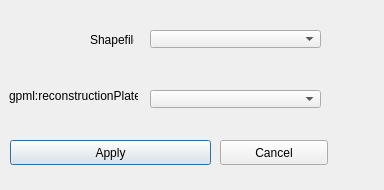
<ui version="4.0" >
 <class>ShapefileAttributeMapper</class>
 <widget class="QDialog" name="ShapefileAttributeMapper" >
  <property name="geometry" >
   <rect>
    <x>0</x>
    <y>0</y>
    <width>384</width>
    <height>190</height>
   </rect>
  </property>
  <property name="windowTitle" >
   <string>ShapeFile Attribute Mapper</string>
  </property>
  <property name="windowIcon" >
   <iconset/>
  </property>
  <widget class="QLabel" name="shapefileLabel" >
   <property name="geometry" >
    <rect>
     <x>90</x>
     <y>30</y>
     <width>44</width>
     <height>20</height>
    </rect>
   </property>
   <property name="text" >
    <string>Shapefile</string>
   </property>
  </widget>
  <widget class="QLabel" name="plateIDLabel" >
   <property name="geometry" >
    <rect>
     <x>9</x>
     <y>87</y>
     <width>129</width>
     <height>18</height>
    </rect>
   </property>
   <property name="text" >
    <string>gpml:reconstructionPlateId</string>
   </property>
  </widget>
  <widget class="QPushButton" name="applyButton" >
   <property name="geometry" >
    <rect>
     <x>10</x>
     <y>140</y>
     <width>201</width>
     <height>25</height>
    </rect>
   </property>
   <property name="text" >
    <string>Apply</string>
   </property>
  </widget>
  <widget class="QPushButton" name="cancelButton" >
   <property name="geometry" >
    <rect>
     <x>220</x>
     <y>140</y>
     <width>108</width>
     <height>25</height>
    </rect>
   </property>
   <property name="text" >
    <string>Cancel</string>
   </property>
  </widget>
  <widget class="QComboBox" name="attribute_combo_box" >
   <property name="geometry" >
    <rect>
     <x>150</x>
     <y>90</y>
     <width>171</width>
     <height>18</height>
    </rect>
   </property>
  </widget>
  <widget class="QComboBox" name="shapefile_combo_box" >
   <property name="geometry" >
    <rect>
     <x>150</x>
     <y>30</y>
     <width>171</width>
     <height>18</height>
    </rect>
   </property>
  </widget>
 </widget>
 <resources/>
 <connections>
  <connection>
   <sender>applyButton</sender>
   <signal>clicked()</signal>
   <receiver>ShapefileAttributeMapper</receiver>
   <slot>accept()</slot>
   <hints>
    <hint type="sourcelabel" >
     <x>96</x>
     <y>140</y>
    </hint>
    <hint type="destinationlabel" >
     <x>383</x>
     <y>189</y>
    </hint>
   </hints>
  </connection>
  <connection>
   <sender>cancelButton</sender>
   <signal>clicked()</signal>
   <receiver>ShapefileAttributeMapper</receiver>
   <slot>reject()</slot>
   <hints>
    <hint type="sourcelabel" >
     <x>290</x>
     <y>140</y>
    </hint>
    <hint type="destinationlabel" >
     <x>383</x>
     <y>189</y>
    </hint>
   </hints>
  </connection>
  <connection>
   <sender></sender>
   <signal></signal>
   <receiver>ShapefileAttributeMapper</receiver>
   <slot></slot>
   <hints>
    <hint type="sourcelabel" >
     <x>143</x>
     <y>35</y>
    </hint>
    <hint type="destinationlabel" >
     <x>490</x>
     <y>296</y>
    </hint>
   </hints>
  </connection>
 </connections>
</ui>
